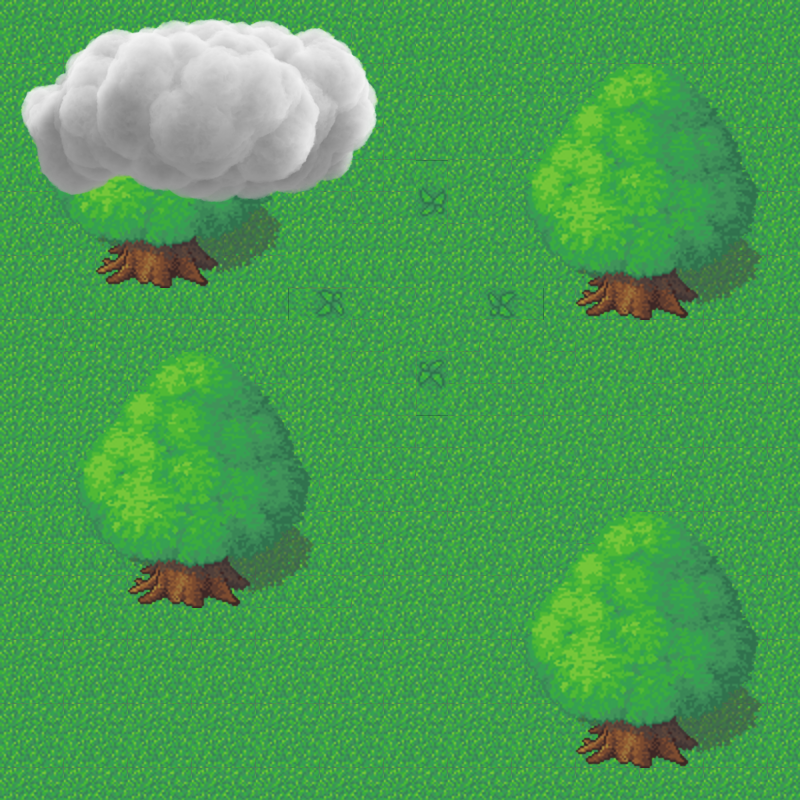

A level layout from a 2D game, rendered from its tile map. Below: a short description, then the map file with tile-grid data replaced by summaries:
An orthogonal 25x25 tile map with 32x32 px tiles, 2 tile layers (grass, trees), 2 tilesets, 1 image layer.

<map version="1.5" tiledversion="1.7.1" orientation="orthogonal" renderorder="right-down" width="25" height="25" tilewidth="32" tileheight="32" infinite="0" nextlayerid="4" nextobjectid="7">
 <tileset firstgid="1" name="ts1" tilewidth="32" tileheight="32" tilecount="72" columns="12">
  <image source="grass-tiles-2-small.png" width="384" height="192" />
 </tileset>
 <tileset firstgid="73" name="ts3" tilewidth="32" tileheight="32" tilecount="64" columns="8">
  <image source="tree2-final.png" width="256" height="256" />
 </tileset>
 <layer id="1" name="grass" width="25" height="25">
  <data>[625 cells, 625 non-empty, 9 distinct tile ids]</data>
 </layer>
 <layer id="2" name="trees" width="25" height="25">
  <data>[625 cells, 257 non-empty, 65 distinct tile ids]</data>
 </layer>
 <imagelayer id="3" name="clouds">
  <image source="cloud.png" width="400" height="218" />
 </imagelayer>
</map>
